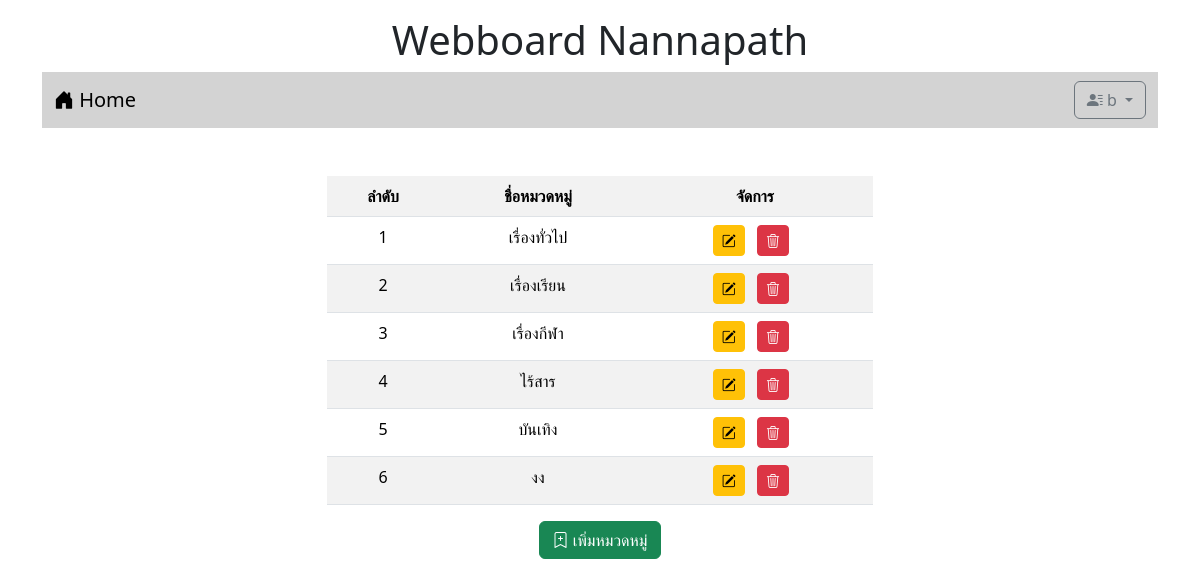
The app's page /category.php (signed in) with its own data.
### tables this page shows
CREATE TABLE `category` (
  `id` int(11) NOT NULL,
  `name` varchar(32) NOT NULL
);

### category.php (the view, shortened to what this page needs)
<!DOCTYPE html>
<html lang="en">
<head>
    <link href="https://cdn.jsdelivr.net/npm/bootstrap@5.3.2/dist/css/bootstrap.min.css" rel="stylesheet">
    <link rel="stylesheet" href="https://cdn.jsdelivr.net/npm/bootstrap-icons@1.11.3/font/bootstrap-icons.min.css">
</head>
<body>
<div class="container-lg">
        <h1 style="text-align: center;" class="mt-3">Webboard Nannapath</h1>
        <?php include "nav.php" ?>
        <div class="row mt-4 text-center">
            <div class="col-lg-3 col-md-2 col-sm-1"></div>
            <div class="col-lg-6 col-md-8 col-sm-10">
                <table class="table table-striped mt-4">
                    <tr>
                        <th>ลำดับ</th>
                        <th>ชื่อหมวดหมู่</th>
                        <th>จัดการ</th>
                    </tr>
                    <?php
                        $conn = new PDO("mysql:host=localhost;dbname=webboard;charset=utf8","root","");
                        $sql = "SELECT * FROM category";
                        $n = 1;
                        foreach($conn->query($sql) as $row){
                    ?>
                    <tr>
                        <td> <?=$n?> </td>
                        <td> <?=$row['name']?> </td>
                        <td>
                            <span class='me-2 mt-2'><a href="#" class='btn btn-warning btn-sm' ><i class='bi bi-pencil-square'></i></a></span>
                            <span class='me-2 mt-2'><a href="#" class='btn btn-danger btn-sm' ><i class='bi bi-trash3'></i></a></span>
                        </td>
                    </tr>
                    <?php
                        $n++;
                        }
                    ?>
                </table>
                    <button type="button" class="btn btn-success" data-bs-toggle="modal" data-bs-target="#modal">
                        <i class="bi bi-bookmark-plus"></i> เพิ่มหมวดหมู่
                    </button>
            </div>
            <div class="col-lg-3 col-md-2 col-sm-1"></div>
        </div>
    </div>
</body>
</html>

### records on screen
category: name "เรื่องทั่วไป"
category: name "เรื่องเรียน"
category: name "เรื่องกีฬา"
category: name "ไร้สาร"
category: name "บันเทิง"
category: name "งง"

### other values on screen
$_SESSION['username'] "b"
